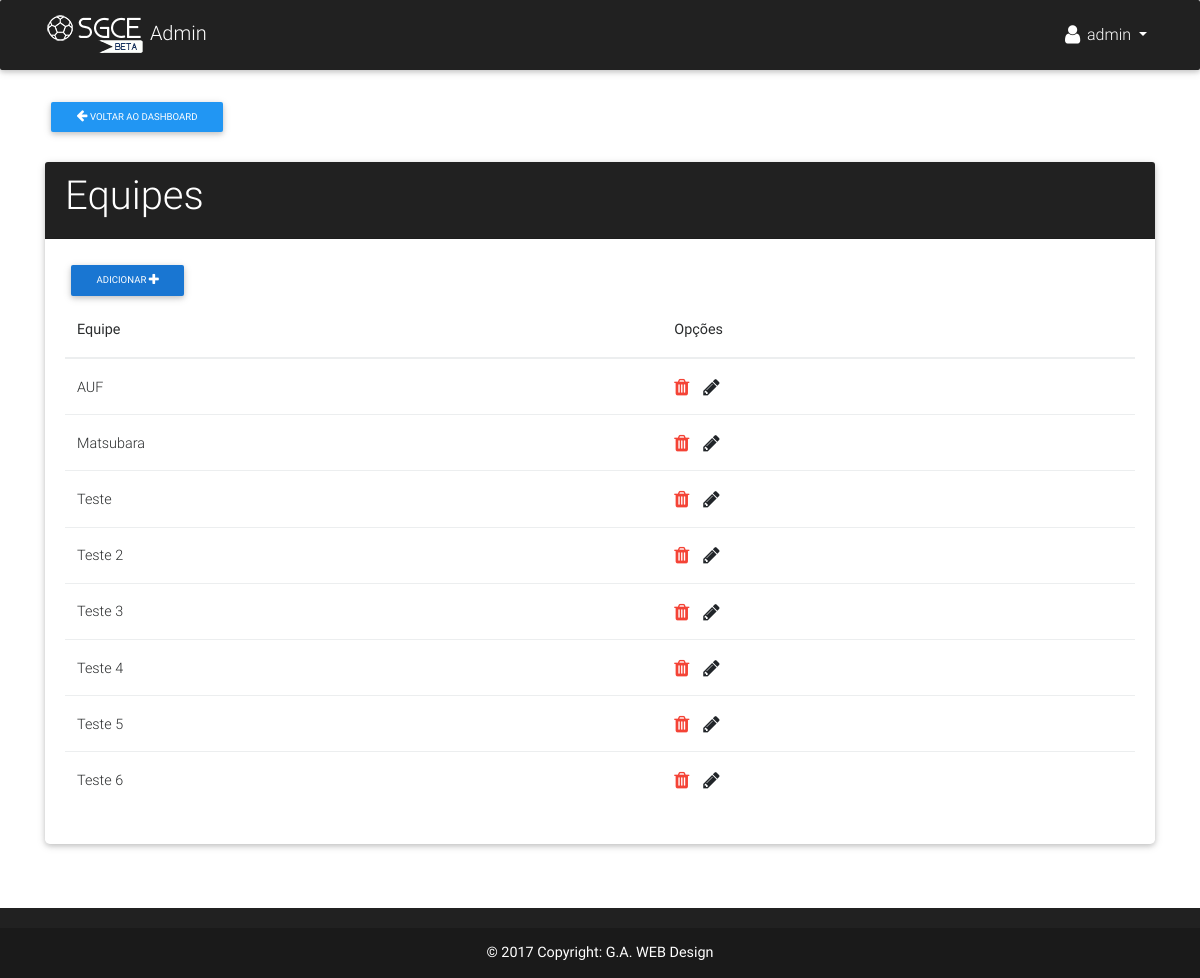
/manager/campeonatos/1/list_equipe/ (signed in), run on the app's committed database.
### app/models.py (models this page shows, shortened)
class Equipe(models.Model):
    nome = models.CharField('Nome', max_length=50)
    pontos = models.PositiveIntegerField('Pts', default=0)
    vitorias = models.PositiveIntegerField('V', default=0)
    empates = models.PositiveIntegerField('E', default=0)
    derrotas = models.PositiveIntegerField('D', default=0)
    gols_marcados = models.PositiveIntegerField('GP', default=0)
    gols_sofridos = models.PositiveIntegerField('GC', default=0)
    saldo_gols = models.PositiveIntegerField('SG', default=0)
    grupo = models.ForeignKey(Grupo, verbose_name='Grupo', null=True, blank=True)
    campeonato = models.PositiveIntegerField('Campeonato', default=0)
    emblema = models.ImageField('Emblema', upload_to='emblemas/', null=True, blank=True)
    class Meta:
        ordering = ['-pontos', '-vitorias', '-empates', '-derrotas','-saldo_gols']
    def __str__(self):
        return self.nome

### app/views.py (the view)
# urls.py: url(r'^manager/campeonatos/(?P<pk>[0-9]+)/list_equipe/$', equipe_list, name='list_equipe'),
@login_required(login_url='/manager/login/')
def equipe_list(request, pk):
    equipes = Equipe.objects.filter(campeonato=pk).order_by('pk')
    champ = get_object_or_404(Campeonato, pk=pk)
    return render(request, 'manager/read/listar_equipes.html', {'equipes':equipes, 'pk': pk, 'champ':champ})

### app/templates/manager/read/listar_equipes.html (shortened to what this page needs)
{% extends 'manager/base.html' %}
{% block content %}
<br><br>
<div class="row">
  <div class="col-lg-12">
    <a href="{% url 'manage_campeonato' pk=pk %}" class="btn btn-sm blue">
        <span class="fa fa-arrow-left"></span>
        Voltar ao dashboard
    </a>
    <div class="row justify-content-center mt-4">
      <div class="col-lg-12">
        <div class="card">
          <div class="card-header elegant-color-dark white-text">
            <h1 class="h1-responsive">Equipes</h1>
          </div>
          <div class="card-body">
            {% if equipes|length < champ.qtd_times %}
            <a href="{% url 'create_equipe' pk=pk %}" class="pull-left black-text mr-5 btn btn-blue btn-sm">
                Adicionar
                <span class="fa fa-plus fa-lg white-text"></span>
            </a>
            {% endif %}
            <div class="table-responsive">
                <table class="table">
                    <thead>
                        <th>Equipe</th>
                        <th>Opções</th>
                    </thead>
                    <tbody>
                        {% for e in equipes %}
                        <tr>
                            <td>{{e}}</td>
                            <td>
                                <a href="{% url 'equipe_remove' c=e.campeonato pk=e.pk %}">
                                    <span class="fa fa-trash fa-lg red-text"></span>
                                </a>
                                <a href="{% url 'equipe_edit' c=e.campeonato pk=e.pk %}">
                                    <span class="fa fa-pencil fa-lg"></span>
                                </a>
                            </td>
                        </tr>
                        {% endfor %}
                    </tbody>
                </table>
            </div>
          </div>
        </div>
      </div>
    </div>
  </div>
</div>
{% endblock %}

### app/templates/manager/base.html (shortened to what this page needs)
{% load static %}
<!DOCTYPE html>
<html lang="pt-br">
<head>
  <link rel="stylesheet" href="https://maxcdn.bootstrapcdn.com/font-awesome/4.7.0/css/font-awesome.min.css">
  <link href="{% static 'css/bootstrap.min.css' %}" rel="stylesheet">
  <link href="{% static 'css/mdb.min.css' %}" rel="stylesheet">
  <link href="{% static 'css/style.css' %}" rel="stylesheet">
  <link href="https://cdnjs.cloudflare.com/ajax/libs/summernote/0.8.9/summernote-lite.css" rel="stylesheet">
</head>
<body>
  <header>
    <nav class="navbar navbar-expand-lg navbar-dark elegant-color-dark fixed-top">
      <div class="container">
        <a class="navbar-brand" href="/manager/">
          <img src="{% static 'img/logo.png' %}" alt=""> Admin
        </a>
        <div class="collapse navbar-collapse" id="navbarSupportedContent">
          {% if request.user.is_authenticated %}
          <ul class="navbar-nav nav-flex-icons">
            <li class="nav-item btn-group">
              <a class="nav-link dropdown-toggle" id="navbarDropdownMenuLink" data-toggle="dropdown" aria-haspopup="true" aria-expanded="false">
                <i class="fa fa-user fa-lg"></i>
                {{ user.username }}
              </a>
            </li>
        </ul>
        {% endif %}
        </div>
      </div>
    </nav>
  </header>
  <main>
    <div class="container">
      {% block content %} {% endblock content %}
    </div>
  </main>
  <footer class="page-footer center-on-small-only elegant-color-dark">
    <div class="footer-copyright">
      <div class="container-fluid white-text">
        <strong>© 2017 Copyright: <a href="#"> G.A. WEB Design </a></strong>
      </div>
    </div>
  </footer>
</body>
</html>

### SGCE/static/css/style.css (style rules this page uses)
main { padding-top: 3rem; padding-bottom: 2rem; }
.navbar { background-color: #414a5c; }
footer.page-footer { background-color: #414a5c; margin-top: 2rem; }
.card { font-weight: 300; }

### data on the page
Equipe: nome "AUF"
Equipe: nome "Matsubara"
Equipe: nome "Teste"
Equipe: nome "Teste 2"
Equipe: nome "Teste 3"
Equipe: nome "Teste 4"
Equipe: nome "Teste 5"
Equipe: nome "Teste 6"

### other printed values
{{ user.username }} "admin"
